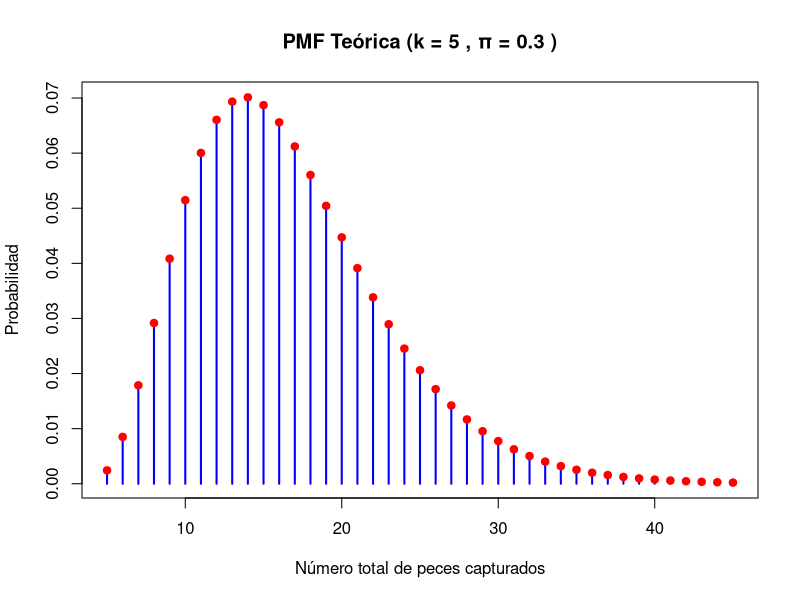
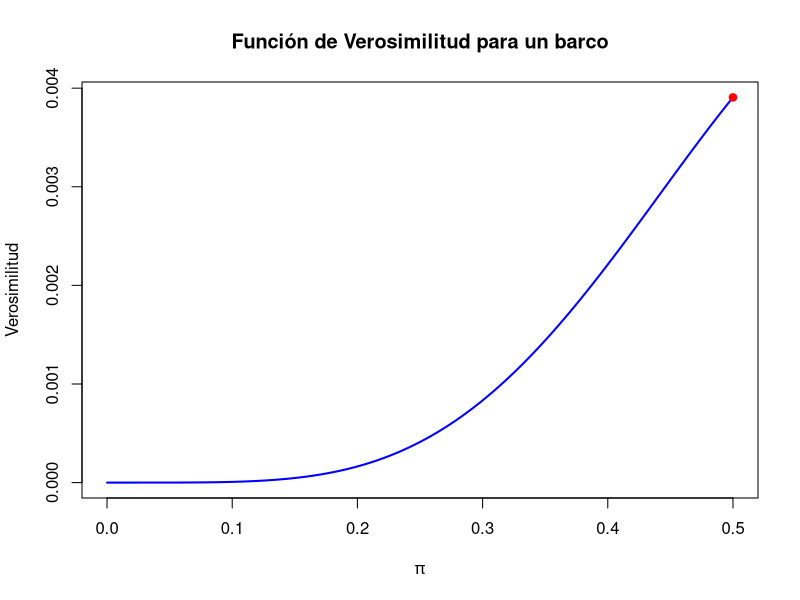
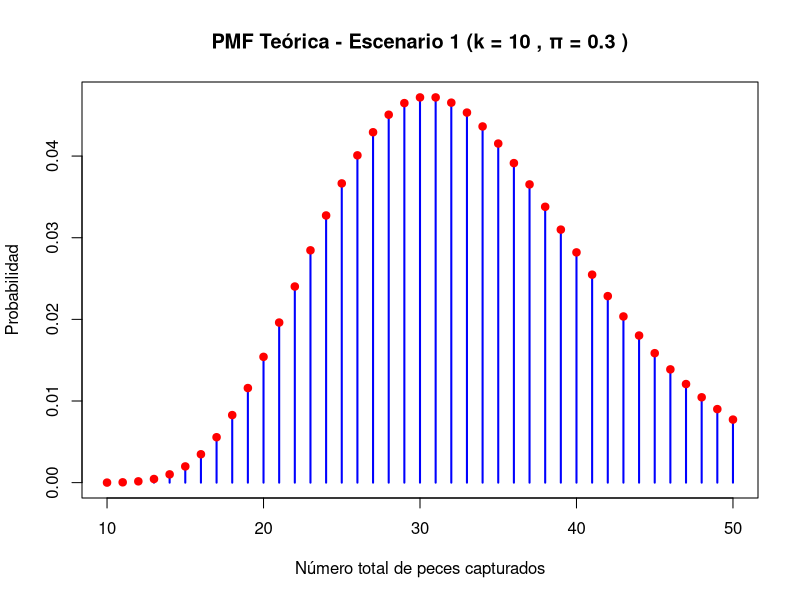
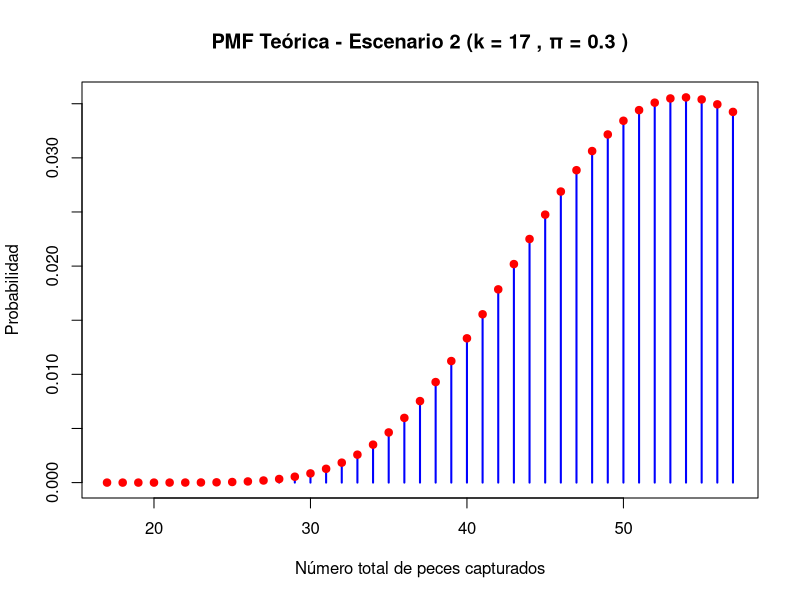
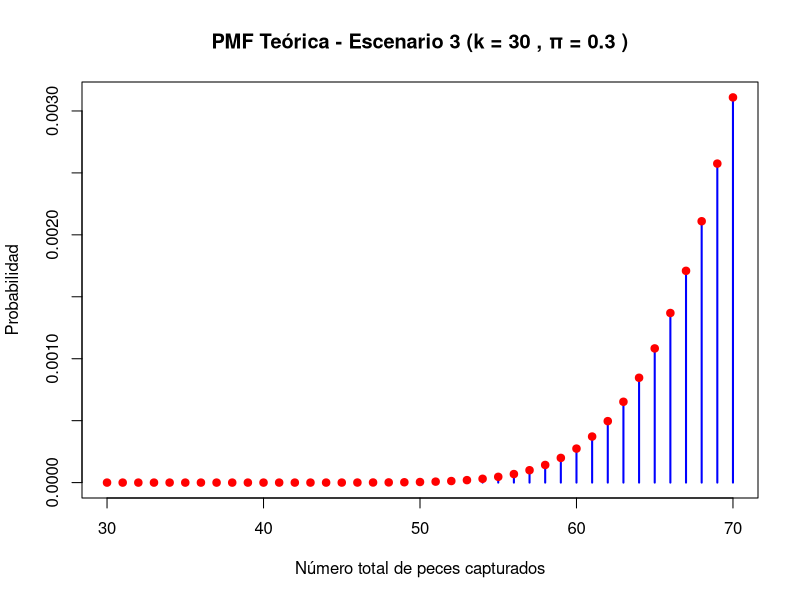
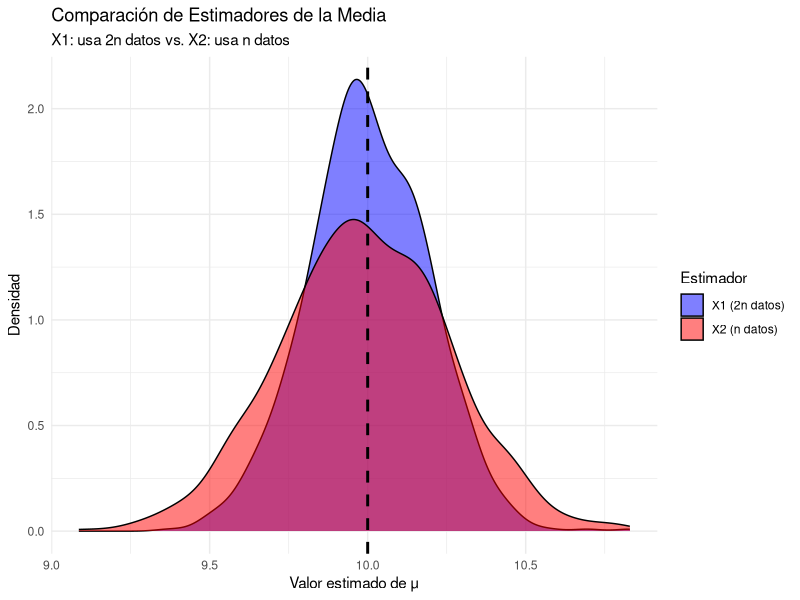
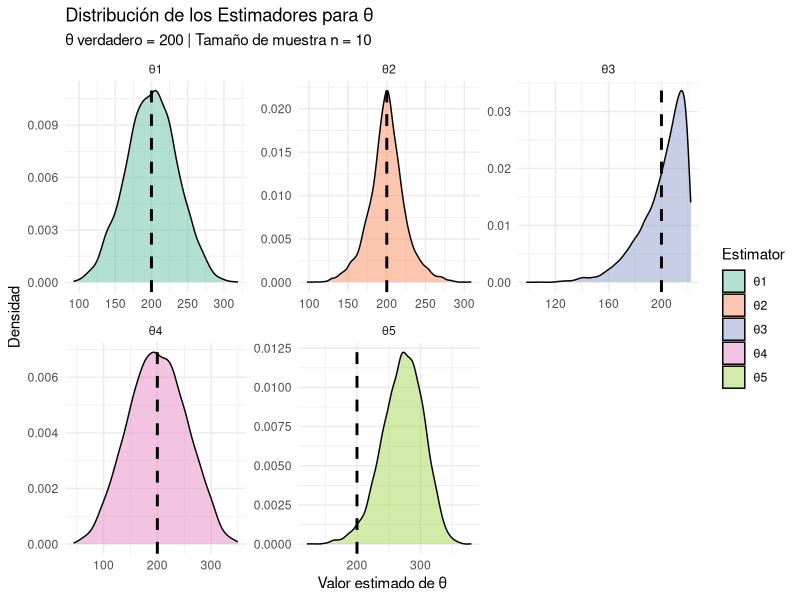
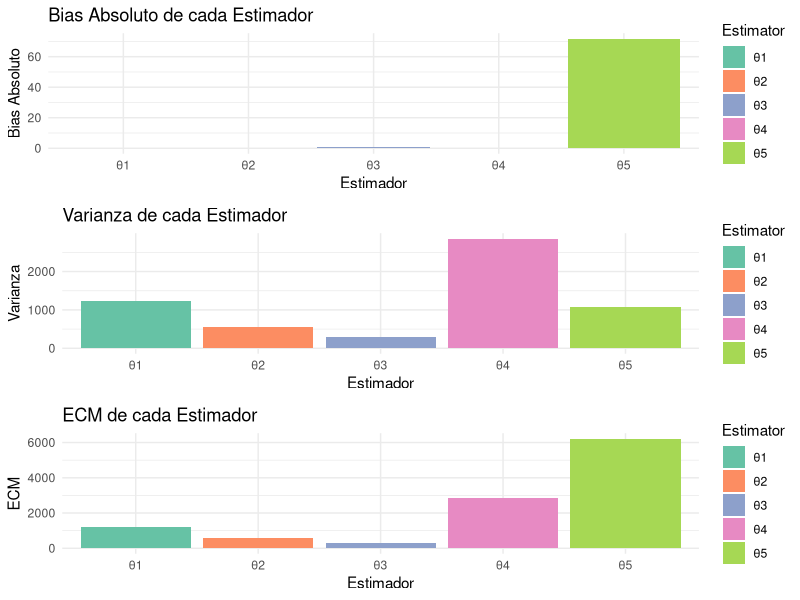

Generate these figures, in order, with R:
# -------------------------------
# UNIVERSIDAD AUTONOMA DE OCCIDENTE
## MAESTRIA EN INTELIGENCIA ARTIFICIAL Y CIENCIA DE DATOS
## INFERENCIA ESTADISTICA
## DESAFÍO 1
## Profesor: Cristian E García.
## Alumno: Yoniliman Galvis Aguirre
## Codigo: 22500214
## Repositorio: https://github.com/ygalves/Master-inferencia-estadistica.git
## CALI - COLOMBIA
### 02/24/2025
# -------------------------------

###############################################################################
# Preparemos el Sistema instalando ó reinstalando librerias si es necesario
###############################################################################

# Variable de control para habilitar o deshabilitar la eliminación de archivos, si tiene problemas para instalar un paqute puede que ayude borrar estos archivos , primero ejecuta este Chunk en FALSE, si hay problemas llevalo a TRUE y ejecuta este Chunk de nuevo. ES probable que tenga que instalar las siguientes dependencias uasndo los siguientes comandos en uan terminal: 
# sudo apt-get update
# sudo apt-get install libharfbuzz-dev libfribidi-dev libcurl4-openssl-dev libssl-dev libxml2-dev libfontconfig1-dev libfreetype6-dev libpng-dev libtiff5-dev libjpeg-dev

eliminar_archivos_habilitado <- FALSE

# Definir los archivos a eliminar
archivos <- c(".Rhistory", ".RData", ".Rprofile")

# Función para eliminar los archivos si existen
eliminar_archivos <- function(archivos) {
  for (archivo in archivos) {
    if (file.exists(archivo)) {
      file.remove(archivo)
      cat("Archivo eliminado:", archivo, "\n")
    } else {
      cat("Archivo no encontrado:", archivo, "\n")
    }
  }
}

# Eliminar los archivos si se habilitó la opción
if (eliminar_archivos_habilitado) {
  eliminar_archivos(archivos)
} else {
  cat("La eliminación de archivos está deshabilitada.\n")
}

# Instalar y cargar el paquete para manejo de conflictos
install.packages("conflicted")
library(conflicted)

# Preferir funciones específicas de paquetes que estan en conflicto en la librería tidyverse purrr y tidyr las cuales tienen funciones con nombres iguales "stats" y "caret". así que vamos adefinir cual de estas funciones vamos a preferir

conflict_prefer("filter", "dplyr")
conflict_prefer("lag", "dplyr")
conflict_prefer("lift", "purrr")

# Para hacer isntalacion de varios paquetes creamos un vector que contenga los nombre de los paquetes que queremos instalar
paquetes <- c("dplyr", "ggplot2", "caret", "ModelMetrics", "stats4", "tidyverse","rlang","tidyr","gridExtra","progress","stats4","knitr")

# hacemos una Función que nos permite instalar paquetes si no están ya instalados en el sistema
instalar_paquetes <- function(paquetes) {
  paquetes_instalados <- paquetes[paquetes %in% installed.packages()[,"Package"]]
  nuevos_paquetes <- paquetes[!(paquetes %in% installed.packages()[,"Package"])]
  
  if(length(nuevos_paquetes)) {
    install.packages(nuevos_paquetes, quiet = TRUE)
    cat("Se instalaron los siguientes paquetes:", nuevos_paquetes, "\n")
  } else {
    cat("Todos los paquetes ya están instalados.\n")
  }
  
  if(length(paquetes_instalados)) {
    cat("Los siguientes paquetes ya estaban instalados:", paquetes_instalados, "\n")
  }
}

# Instala los paquetes que son necesarios
instalar_paquetes(paquetes)

# Cargar los paquetes
library(dplyr)
library(ggplot2)
library(caret)
library(ModelMetrics)
library(stats4)
library(tidyverse)
library(rlang)
library(progress)
### grid Extra esta deshabilitada ya que causa problemas con pivot_longer
### library(gridExtra)
library(tidyr)
library(stats4)
library(knitr)

###############################################################################
# SITUACION 1
# Clase: Estimadores y Distribuciones Muestrales para la estimación de π
###############################################################################

### 1. SIMULACIÓN DEL PROCESO DE CAPTURA DE PECES
# Cada barco captura peces hasta lograr k éxitos (peces de la especie de interés).
# El total de peces capturados sigue una distribución negativa binomial:
# total = k (éxitos) + número de fracasos.
# vamos a simular la distribución de los peces capturados por un barco

pi_verdadero <- 0.3     # Valor real de π (0 < π ≤ 0.5)
set.seed(1234)

# Para ver el comportamiento , usamos un primer escenario con k = 5 capturas requeridas.
k <- 5  # Número de éxitos requeridos por barco

# Definirmos el rango de totales (mínimo: k, máximo: k+40)
total_capturas <- k:(k + 40)

# Calculamos la PMF teórica:
# dnbinom(x, size = k, prob = pi_verdadero) calcula la probabilidad de x fracasos.
pmf_teorica <- dnbinom(total_capturas - k, size = k, prob = pi_verdadero)

# Graficamos la PMF teórica para este escenario
plot(total_capturas, pmf_teorica, type = "h", lwd = 2, col = "blue",
     main = paste("PMF Teórica (k =", k, ", π =", pi_verdadero, ")"),
     xlab = "Número total de peces capturados", ylab = "Probabilidad")
points(total_capturas, pmf_teorica, pch = 19, col = "red")


###############################################################################
# 2. ESTIMACIÓN DE π POR MÁXIMA VEROSIMILITUD (MLE) CON stats4
###############################################################################

# Simulamos los datos para un escenario concreto: 
# n barcos capturan peces hasta lograr k éxitos.
n <- 20  # Número de barcos
datos <- rnbinom(n, size = k, prob = pi_verdadero) + k

# Función de log-verosimilitud (ignorando constantes):
# log L(π) = n*k*log(π) + (sum(datos) - n*k)*log(1-π)

negLogLik <- function(pi) {
  - ( n * k * log(pi) + (sum(datos) - n * k) * log(1 - pi) )
}

# Valor inicial: π0 = k/mean(datos)
pi_inicial <- k / mean(datos)

# Estimación por MLE imponiendo límites (0, 0.5]
resultado_mle <- mle(negLogLik, start = list(pi = pi_inicial),
                     method = "L-BFGS-B", lower = 0.0001, upper = 0.5)
summary(resultado_mle)

############################################
#   1. Función de Verosimilitud (Ejemplo)    #
############################################

# Para una única observación (un barco)
k <- 5                  # Número de capturas requeridas
x_obs <- 8              # Total de peces capturados (incluye k éxitos)
p <- seq(0, 0.5, length.out = 1000)  # π varía entre 0 y 0.5
# La verosimilitud (sin incluir el coeficiente combinatorio)
verosimilitud <- p^k * (1 - p)^(x_obs - k)
plot(p, verosimilitud, type = "l", lwd = 2, col = "blue",
     main = "Función de Verosimilitud para un barco",
     xlab = expression(pi), ylab = "Verosimilitud")
pi_est <- p[which.max(verosimilitud)]
points(pi_est, max(verosimilitud), col = "red", pch = 19)
cat("Estimación MLE (gráfica) para un barco:", pi_est, "\n\n")

###############################################################################
# 3. COMPARACIÓN DE ESTIMADORES MEDIANTE USO DE ESCENARIOS DE SIMULACIÓN
###############################################################################

# Se consideran 4 estimadores para π:
# T_MLE:       π̂ = k / media de capturas
# T_Log:       Estimador basado en transformación logarítmica
# T_Bayes:     Estimador Bayesiano (media del posterior con prior uniforme en (0,0.5))
# T_UMVUE:     Estimador insesgado (UMVUE)

# Definir las funciones estimadoras:
T_MLE <- function(x, k) {
  k / mean(x)
}

T_Log <- function(x, k) {
  exp(mean(log(k / x)))
}

# Calculo de la media del posterior para un prior uniforme en (0,0.5)
media_posterior <- function(sum_x, n, k) {
  post_density <- function(pi) { 2 * pi^(n * k) * (1 - pi)^(sum_x - n * k) }
  norm_const <- integrate(post_density, lower = 0, upper = 0.5)$value
  num_int <- integrate(function(pi) pi * post_density(pi), lower = 0, upper = 0.5)$value
  num_int / norm_const
}

T_Bayes <- function(x, k) {
  media_posterior(sum(x), length(x), k)
}

T_UMVUE <- function(x, k) {
  (length(x) * k - 1) / (sum(x) - 1)
}

# Crear los tres escenarios con diferentes valores de n (barcos) y k (capturas requeridas):
escenarios <- list(
  "Escenario 1" = list(n = 15, k = 10),
  "Escenario 2" = list(n = 30, k = 17),
  "Escenario 3" = list(n = 75, k = 30)
)

B <- 5000  # Número de simulaciones que usaremos para evaluar el ECM
resultados_ECM <- list()   # Lo usaremos Para guardar el ECM de cada estimador en cada escenario

# Data frame para guardar todas las estimaciones individuales y usarlas en graficas o tablas finales
estimaciones_total <- data.frame()

# Loop para la simulacion de los escenarios
for (esc in names(escenarios)) {
  n <- escenarios[[esc]]$n
  k <- escenarios[[esc]]$k
  
  # Guardamos las estimaciones de cada simulación
  simulaciones <- matrix(NA, nrow = B, ncol = 4)
  colnames(simulaciones) <- c("MLE", "Logaritmo", "Bayes", "UMVUE")
  
  for (i in 1:B) {
    # Ahora para cada barco simulamos el proceso: rnbinom(n, size=k, prob=π) y luego retornamos los fracasos,
    # Y sumando k obtenemos el total de peces capturados.
    datos_sim <- rnbinom(n, size = k, prob = pi_verdadero) + k
    simulaciones[i, "MLE"]       <- T_MLE(datos_sim, k)
    simulaciones[i, "Logaritmo"] <- T_Log(datos_sim, k)
    simulaciones[i, "Bayes"]     <- T_Bayes(datos_sim, k)
    simulaciones[i, "UMVUE"]     <- T_UMVUE(datos_sim, k)
  }
  
  # Obtener el ECM para cada estimador en el escenario actual (i)
  ECM <- colMeans((simulaciones - pi_verdadero)^2)
  resultados_ECM[[esc]] <- ECM
  cat("\n", esc, "\n")
  print(ECM)
  
  # Para la grafica final organizamos las simulaciones 
  simulaciones_df <- as.data.frame(simulaciones)
  simulaciones_df$Simulacion <- 1:B
  simulaciones_df$Escenario <- esc
  simulaciones_long <- pivot_longer(simulaciones_df, 
                                    cols = c("MLE", "Logaritmo", "Bayes", "UMVUE"),
                                    names_to = "Estimador", values_to = "Valor")
  estimaciones_total <- rbind(estimaciones_total, simulaciones_long)
  
  # Graficamos la PMF teórica para el escenario (i)
  totales <- k:(k + 40)
  pmf_teorica <- dnbinom(totales - k, size = k, prob = pi_verdadero)
  plot(totales, pmf_teorica, type = "h", lwd = 2, col = "blue",
       main = paste("PMF Teórica -", esc, "(k =", k, ", π =", pi_verdadero, ")"),
       xlab = "Número total de peces capturados", ylab = "Probabilidad")
  points(totales, pmf_teorica, pch = 19, col = "red")
}

###############################################################################
# 4. TABLA RESUMEN DEL ECM (ERROR CUADRÁTICO MEDIO)
###############################################################################

ECM_tabla <- data.frame(
  Escenario   = names(resultados_ECM),
  n           = sapply(names(resultados_ECM), function(x) escenarios[[x]]$n),
  k           = sapply(names(resultados_ECM), function(x) escenarios[[x]]$k),
  MLE         = sapply(resultados_ECM, function(x) { if("MLE" %in% names(x)) as.numeric(x["MLE"]) else NA }),
  Logaritmo   = sapply(resultados_ECM, function(x) { if("Logaritmo" %in% names(x)) as.numeric(x["Logaritmo"]) else NA }),
  Bayes       = sapply(resultados_ECM, function(x) { if("Bayes" %in% names(x)) as.numeric(x["Bayes"]) else NA }),
  UMVUE       = sapply(resultados_ECM, function(x) { if("UMVUE" %in% names(x)) as.numeric(x["UMVUE"]) else NA }),
  stringsAsFactors = FALSE
)

if(requireNamespace("knitr", quietly = TRUE)){
  knitr::kable(ECM_tabla, 
               caption = "ECM de cada estimador por escenario (n es el núm. de barcos y k es el núm. de capturas requeridas).")
} else {
  print(ECM_tabla)
}

## Conclusiones

# En el ejercicio propuse 4 etimadores: el de mediana muestral o momentos (MLE) y su version insesgada UMVUE o de varianza mínima, el de transformación Logaritmica y el Bayesiano.
#Se plantearon 3 escenarios diferentes y se realizáron las simulaciones respectivas.
#Obsevamos que segun el ECM:
  
#  *   Los estimadores basados en la media muestral (MLE y UMVUE) son los de mejor desempeño.
#  *   Los estimadores basados en la media muestral (MLE y UMVUE) se comportan de manera muy similar.
#  *   Los estimadores basados en la media muestral (MLE y UMVUE) mejoran en consistencia a medida que las muesras $k$ aumentan.
#  *   El estimador basado en transformación logarítmica mejora igual a medida que las muestras sonmas grandes pero mantiene un ECM superior y eso significa menor eficiencia.
#  *   El estimador bayesiano no presenta resultados en todos los escenarios y puede signiicar que necesita mayor verificacion o una seleccion del pior nueva o que este estimador no es suficientemente robusto para este muestreo en particular.
#  *   La verosimilitud teórica produce un estimador $\hat{\pi}$ y es equivalente al MCE del estimador MLE ya que $MLE=\frac{k}{\overline{x}} = \hat{\pi}$


###############################################################################
# SITUACION 2
# Estimamos de la Media de una Población X con tamaño 2n
# Y Comparamos los dos estimadores:
#   X1 = (1/(2n)) * Σ x_i (usa 2n datos)
#   X2 = (1/n)  * Σ x_i (usa solo los primeros n datos)
###############################################################################

# Parámetros de la simulación
set.seed(123)                # La semilla para grantizar la reproducibilidad
n <- 50                      # tamaño de la muestra
N <- 2 * n                   # Tamaño total de la muestra
mu <- 10                     # Media de la poblacion
sigma <- 2                   # Desviación estándarde la poblacion
replicaciones <- 1000        # Número de muestras para la simulacion

# Creamos los vectores para almacenar los estimadores
X1 <- numeric(replicaciones) # Estimador que usa 2n datos (todos)
X2 <- X1  # Estimador que solo usa el primer set de datos

# Simulamos y en cada réplica extraemos una muestra de tamaño 2n de la población
for(i in 1:replicaciones){
  sample_data <- rnorm(N, mean = mu, sd = sigma)
  X1[i] <- mean(sample_data)        # Usa todos los 2n datos
  X2[i] <- mean(sample_data[1:n])     # Usa solo los primeros n datos
}

# Calculamos las varianzas empíricas (ECM, pues son insesgados)
ecm_X1 <- var(X1)   # Teóricamente: sigma^2/(2n) = (4)/(100) = 0.04
ecm_X2 <- var(X2)   # Teóricamente: sigma^2/n   = (4)/(50)  = 0.08

cat("Varianza (ECM) de X1 (2n datos):", ecm_X1, "\n")
cat("Varianza (ECM) de X2 (n datos):", ecm_X2, "\n")

# Creamos un data frame para graficar las densidades de los dos estimadores
df <- data.frame(
  Estimador = factor(c(rep("X1 (2n datos)", length(X1)), rep("X2 (n datos)", length(X2)))),
  Valor = c(X1, X2)
)

# Gráficamos la comparativa entre las densidades de los estimadores y la línea vertical en mu
g <- ggplot(df, aes(x = Valor, fill = Estimador)) +
  geom_density(alpha = 0.5) +
  geom_vline(xintercept = mu, linetype = "dashed", color = "black", linewidth = 1) +
  labs(title = "Comparación de Estimadores de la Media",
       subtitle = "X1: usa 2n datos vs. X2: usa n datos",
       x = "Valor estimado de μ", y = "Densidad") +
  scale_fill_manual(values = c("blue", "red")) +
  theme_minimal()

print(g)

# Creamos una tabla de resumen mejorada usando knitr::kable
ECM_tabla <- data.frame(
  Estimador = c("X1 (2n datos)", "X2 (n datos)"),
  ECM = c(ecm_X1, ecm_X2)
)

# Mostramos la tabla
kable(ECM_tabla, caption = "ECM (Varianza empírica) de cada estimador")

## Conclusiones

# *   El análisis en la gráfica y la teoría nos demuestra que el mejor estimador de $\mu$ es $\overline{X}_1$ ya que este utiliza los $2n$ datos y presenta una varianza $\frac{\sigma²}{(2n)}$ y esa es menor que la varianza de $\overline{X}_2 = \frac{\sigma²}{(n)}$, porque esta solo utiliza la primera mitad de lso datos $n$.
# *   Se demuestra entonces de forma teórica y de forma gráfica que ql estimador de mejor desempeño será siempre aquel que utiliza toda la muestra de datos y no solo una parte de ella.

###############################################################################
# SITUACION 3
# Estimación de θ (número total de vehículos piratas)
#
# La población consiste en vehículos numerados consecutivamente: 1,2,...,θ.
# Se extrae una muestra aleatoria de tamaño n (sin reemplazo) y se registran los
# números observados: X1, X2, …, Xn.
#
# Se proponen los siguientes estimadores:
#
#   (1)   θ̂(1) = 2·X̄ - 1
#          (porque E(X) = (θ+1)/2 para X ~ Uniforme{1, …, θ})
#
#   (2)   θ̂(2) = X_(n) + X_(1) - 1
#
#   (3)   θ̂(3) = X_max + d̄, donde d̄ es la media de los saltos consecutivos.
#          Al ordenar la muestra: d̄ = (X_(n) - X_(1))/(n-1), de modo que
#          θ̂(3) = X_(n) + (X_(n) - X_(1))/(n-1)
#
#   (4)   θ̂(4) = 2·Med(X) - 1
#
#   (5)   θ̂(5) = X̄ + 3·S
#
# Se simula el comportamiento de estos estimadores para diferentes escenarios
# variando el valor real de θ y el tamaño de muestra n.
###############################################################################

#Instalamos la libreria que necesitamos pero no al principio porque causa fallas con tidyr y pivot_longer
library(gridExtra)

# Parámetros de simulación
set.seed(1234)
theta_true <- 200    # Valor real de θ (número total de vehículos)
n <- 10              # Tamaño de la muestra (n vehículos observados)
B <- 5000            # Número de réplicas de la simulación

# Inicializamos vectores para almacenar los valores de cada estimador
est1 <- numeric(B)   # Estimador (1): 2*mean - 1
est2 <- numeric(B)   # Estimador (2): min + max - 1
est3 <- numeric(B)   # Estimador (3): max + (max - min)/(n-1)
est4 <- numeric(B)   # Estimador (4): 2*median - 1
est5 <- numeric(B)   # Estimador (5): mean + 3*sd

# Simulamos para cada réplica y extraemos una muestra aleatoria de tamaño n de {1,2,...,θ}
for (i in 1:B) {
  muestra <- sample(1:theta_true, size = n, replace = FALSE)
  
  # Calculamos cada uno de los estimadores:
  # Estimador ajustado de la media, es una forma de ajustar la media muestral.
  est1[i] <- 2 * mean(muestra) - 1  
  # Estimador basado en el rango. Utiliza los valores extremos de la muestra para hacer una estimación
  est2[i] <- min(muestra) + max(muestra) - 1
  # estimador ajustado del máximo. Ajusta el valor máximo de la muestra utilizando el rango y el tamaño de la muestra.
  est3[i] <- max(muestra) + (max(muestra) - min(muestra)) / (n - 1)   
  # estimador ajustado de la mediana. Similar al primer estimador, ajusta la mediana muestral.
  est4[i] <- 2 * median(muestra) - 1  
  # Estimador de la media ajustado por la desviación estándar. Utiliza tanto la media como la desviación estándar de la muestra para hacer una estimación.
  est5[i] <- mean(muestra) + 3 * sd(muestra)
}

# Crear un data frame con los resultados de las simulaciones y convertir a formato largo
df <- data.frame(
  Replication = 1:B,
  `θ1` = est1,
  `θ2` = est2,
  `θ3` = est3,
  `θ4` = est4,
  `θ5` = est5
)

df_long <- pivot_longer(df, cols = -Replication, 
                        names_to = "Estimator", values_to = "Value")

# Convertimos la variable Estimator a factor (usando los valores observados)
df_long$Estimator <- as.factor(df_long$Estimator)

# Graficamos las densidades de cada estimador (facetas) con la línea vertical en θ_true
p_dens <- ggplot(df_long, aes(x = Value, fill = Estimator)) +
  geom_density(alpha = 0.5) +
  facet_wrap(~ Estimator, scales = "free") +
  geom_vline(xintercept = theta_true, linetype = "dashed", color = "black", linewidth = 1) +
  labs(title = "Distribución de los Estimadores para θ",
       subtitle = paste("θ verdadero =", theta_true, "| Tamaño de muestra n =", n),
       x = "Valor estimado de θ", y = "Densidad") +
  theme_minimal() +
  scale_fill_brewer(palette = "Set2")
print(p_dens)

# Calculamos ahora el sesgo, varianza y ECM para cada estimador y construimos una tabla de resumen
summary_table <- df_long %>%
  group_by(Estimator) %>%
  summarise(
    Bias = round(mean(Value) - theta_true, 3),
    Variance = round(var(Value), 3),
    ECM = round((mean(Value) - theta_true)^2 + var(Value), 3)
  )

# Imprimimos la tabla resumen con knitr::kable
kable(summary_table, digits = 3, caption = "Resumen de los Estimadores: Sesgo, Varianza y ECM")

# Graficamos las barras comparativas para Bias (valor absoluto), Varianza y ECM
p_bias <- ggplot(summary_table, aes(x = Estimator, y = abs(Bias), fill = Estimator)) +
  geom_bar(stat = "identity") +
  labs(title = "Bias Absoluto de cada Estimador", y = "Bias Absoluto", x = "Estimador") +
  theme_minimal() +
  scale_fill_brewer(palette = "Set2")

p_variance <- ggplot(summary_table, aes(x = Estimator, y = Variance, fill = Estimator)) +
  geom_bar(stat = "identity") +
  labs(title = "Varianza de cada Estimador", y = "Varianza", x = "Estimador") +
  theme_minimal() +
  scale_fill_brewer(palette = "Set2")

p_ecm <- ggplot(summary_table, aes(x = Estimator, y = ECM, fill = Estimator)) +
  geom_bar(stat = "identity") +
  labs(title = "ECM de cada Estimador", y = "ECM", x = "Estimador") +
  theme_minimal() +
  scale_fill_brewer(palette = "Set2")

# Combinamos las tres gráficas en un panel vertical
grid.arrange(p_bias, p_variance, p_ecm, ncol = 1)

## Conclusiones
# *   El indicador $\theta_4$ presenta un sesgo cercano a cero $(0.04)$ lo cual es el ideal pero la varianza es la mas alta de todos $(2856.68)$ y nos indica que los valores estimados tienen variaciones altas entre una muestra y la otra.
# *   El indicador $\theta_5$ presenta el sesgo mas elevado $(71.79)$ y una varianza alta $(1064.25)$ aunque la varianza está entre la media de todos el alto sesgo nos indica que no es un estimador muy adecuado para la implementacion.
# *   Los indicadores $\theta_1$ y $\theta_2$ presentan los sesgos mas bájos $(0.22)$ y $(0.23)$ respectivamente, pero la varianza de $\theta_1$ es alta $(1234.53)$ mientras la varianza de $\theta_2$ es moderada pero no es la mas baja de entre todos los indicadores $(562.23)$
# *   El indicador $\theta_3$ presenta un sesgo bajo y aunque no es el menor de todos los estimadores si es cercano a 0: $(1.08)$ además si tiene el valor de varianza mas bajo de todo el set $(306.33)$.
# *   El ECM es la sumatoria del cuadrado del sesgo y la varianza y refleja el desempeño o presicion global del estimador, tomando en cuenta esto el ECM más bajo es de $\theta_3$ con $(307.49)$ lo cual nos indica que a pesar de que el sesgo no es el mas bájo la combinacion de este y la poca varianza hacen este indicador como el mejor en precision global.
# *   Los estimadores $\theta_1, \theta_4 y \theta_5$ tiene ECMs muy altos $(1234.58, 2856.68, 6212.32)$ respectivamente y esto indica que no sin importar el bajo sesgo, la alta varianza los convierte en inadecuados.
# *   El estimador $\theta_2$ tiene igualmente un ECM bajo $(562.28)$, tiene tambien bajo sesgo $(0.23)$ y una varianza moderada $(562.23)$ pero el ECM es mayor que el ECM de $\theta_3$ con $(307.45)$, con lo cual concluimos que $\theta_2$ es un buen indicador.
# La mejor estimación de $\theta$ se logra usando el estimador $\hat{\theta_3} = X_{max} + \frac{X_{max} -X_{min}}{n-1}$, esto a que este presenta la mejor precision global $(307.49)$ manteniendo un sesgo cercano a cero $(1.08)$ y la varianza mas baja $(306.33)$, ahora bien este desafio necesita estimar un valor desconocido de $\theta$ por tanto una baja varianza nos ayuda a estimar un valor que sea mas cercano al valor real de $\theta$.


###############################################################################
# SITUACION 4
# Estimación de λ en tiempos entre llamadas de seguros
###############################################################################

# Parámetro del estimado del valor verdadero
lambda_real <- 2 

# Tamaños de muestra que vamos a evaluar
n_values <- c(2, 5, 10, 30, 100)  

# Número de repeticiones en la simulación
B <- 10000  

# Función para poder generar datos y estimar λ con diferentes métodos
simular_estimadores <- function(n, B, lambda_real) {
  estimadores_lambda <- matrix(NA, nrow = B, ncol = 3)
  colnames(estimadores_lambda) <- c("MLE", "Momentos", "Sesgo_ECM")
  
  for (i in 1:B) {
    # Generamos una muestra de tamaño n con distribución exponencial
    X <- rexp(n, rate = lambda_real)
    S_n <- sum(X)  # Suma muestral
    
    # Estimadores:
    lambda_MLE <- n / S_n               # Máxima Verosimilitud (MLE)
    lambda_MOM <- 1 / mean(X)           # Momentos: Se usa E(X) = 1/λ → λ_MOM = 1/X̄
    lambda_sesgado <- (n - 1) / S_n     # Estimador sesgado del problema: (n-1)/S_n
    
    estimadores_lambda[i, ] <- c(lambda_MLE, lambda_MOM, lambda_sesgado)
  }
  
  # Calculamos el sesgo y ECM de cada uno de los estimadores
  sesgo_MLE <- mean(estimadores_lambda[, "MLE"]) - lambda_real
  sesgo_MOM <- mean(estimadores_lambda[, "Momentos"]) - lambda_real
  sesgo_Sesgado <- mean(estimadores_lambda[, "Sesgo_ECM"]) - lambda_real
  
  ECM_MLE <- mean((estimadores_lambda[, "MLE"] - lambda_real)^2)
  ECM_MOM <- mean((estimadores_lambda[, "Momentos"] - lambda_real)^2)
  ECM_Sesgado <- mean((estimadores_lambda[, "Sesgo_ECM"] - lambda_real)^2)
  
  return(c(Sesgo_MLE = sesgo_MLE, ECM_MLE = ECM_MLE, 
           Sesgo_MOM = sesgo_MOM, ECM_MOM = ECM_MOM, 
           Sesgo_Sesgado = sesgo_Sesgado, ECM_Sesgado = ECM_Sesgado))
}

# Simulamos diferentes tamaños de muestra
resultados_ECM <- lapply(n_values, function(n) simular_estimadores(n, B, lambda_real))
names(resultados_ECM) <- paste0("n=", n_values)

###############################################################################
# Creación de la tabla ECM
###############################################################################

ECM_tabla <- data.frame(
  n             = n_values,
  Sesgo_MLE     = sapply(resultados_ECM, function(x) x["Sesgo_MLE"]),
  ECM_MLE       = sapply(resultados_ECM, function(x) x["ECM_MLE"]),
  Sesgo_MOM     = sapply(resultados_ECM, function(x) x["Sesgo_MOM"]),
  ECM_MOM       = sapply(resultados_ECM, function(x) x["ECM_MOM"]),
  Sesgo_Sesgado = sapply(resultados_ECM, function(x) x["Sesgo_Sesgado"]),
  ECM_Sesgado   = sapply(resultados_ECM, function(x) x["ECM_Sesgado"])
)

# Imprimir tabla usando knitr si está disponible
if(requireNamespace("knitr", quietly = TRUE)){
  knitr::kable(ECM_tabla, caption = "Sesgo y ECM de los estimadores de λ para diferentes tamaños de muestra")
} else {
  print(ECM_tabla)
}

###############################################################################
# Visualización: Comparación de los estimadores
###############################################################################

par(mfrow=c(1,2))

# Parámetro real y tamaño de muestra para la simulación de gráficos
lambda_true <- 2     # Valor real de λ
n_ejemplo <- 10      # Tamaño de muestra (n)
B_plot <- 10000      # Número de simulaciones para la visualización

# Creamos una matriz para almacenar los estimadores en cada simulación
estimadores <- matrix(NA, nrow = B_plot, ncol = 3)
colnames(estimadores) <- c("MLE", "Momentos", "Sesgado")

# Simulamos B_plot repeticiones
for (i in 1:B_plot) {
  X <- rexp(n_ejemplo, rate = lambda_true)  # Muestra de tamaño n_ejemplo
  S_n <- sum(X)                             # Suma de la muestra
  
  # Estimadores
  estimadores[i, "MLE"] <- n_ejemplo / S_n                  # MLE: λ̂ = n / S_n
  estimadores[i, "Momentos"] <- 1 / mean(X)                 #  Momentos: λ̂ = 1 / mean(X)
  estimadores[i, "Sesgado"] <- (n_ejemplo - 1) / S_n        # Estimador sesgado dado en el problema: λ̂ = (n-1) / S_n
}

# Usamos un data frame y organizamos los datos para pasarle a ggplot
df_estim <- as.data.frame(estimadores)
df_melt <- pivot_longer(df_estim, cols = c("MLE", "Momentos", "Sesgado"),
                        names_to = "Estimador", values_to = "Valor")

# Creamos un Histograma de los estimadores y los superponemos para observarlos
p1 <- ggplot(df_melt, aes(x = Valor, fill = Estimador)) +
  geom_histogram(alpha = 0.35, bins = 50, position = "identity") +
  geom_vline(xintercept = lambda_true, linetype = "dashed", 
             color = "black", linewidth = 1) +
  labs(title = "Distribución de los Estimadores de λ",
       x = "Valor Estimado de λ", y = "Frecuencia") +
  theme_minimal()

# ahora creamos un Boxplot comparativo de los estimadores
p2 <- ggplot(df_melt, aes(x = Estimador, y = Valor, fill = Estimador)) +
  geom_boxplot(alpha = 0.7) +
  geom_hline(yintercept = lambda_true, linetype = "dashed", 
             color = "black", linewidth = 1) +
  labs(title = "Boxplot de los Estimadores de λ",
       x = "Estimador", y = "Valor Estimado de λ") +
  theme_minimal()

# Mostramos los gráficos
print(p1)
print(p2)

## Conclusiones
# *   Tanto en el soporte matemático como el programa en R podemos observar que el estimador $\hat{\lambda}= \frac{n-1}{S_n}$ es **insesgado**.
# *   El ECM calculado es $ECM(\hat{\lambda}) = \frac{\lambda²}{n-2}$.
# *   Los estimadores calculados de momentos y máxima verosimilitud coinciden ya que $\hat{\lambda}=\frac{1}{\overline{X}}=\frac{n}{S_n}$, con lo cual podemos definir que no importa cual usamos vamos a obtener la misma estimación, en términos generales podemos decir que aplicar el método de momentos es mas fácil de aplicar en situaciones que necesiten rapidez y facilidad, mientras, aplicar el método de máxima verosimilitud cuando se necesite un resultado mas robusto.
